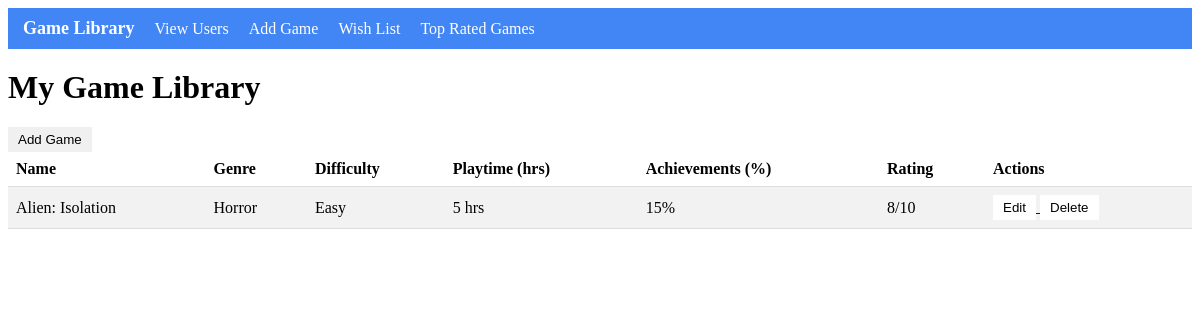
The page / on the database its author committed.
### tables this page shows
CREATE TABLE UserGame (
       UGID INTEGER PRIMARY KEY AUTOINCREMENT,
       UG_GameID INTEGER,
       Difficulty STRING,
       Playtime INTEGER,
       Achievements TEXT,
       Rating INTEGER,
       Date_Added DATE,
       FOREIGN KEY (UG_GameID) REFERENCES Game (GameID)
   );

CREATE TABLE Game (
       GameID INTEGER PRIMARY KEY AUTOINCREMENT,
       Game_Name TEXT,
       Game_Genre TEXT,  
       Game_Developer TEXT,
       Game_Release_Date TEXT,
       Game_Platform TEXT,
       Game_Price REAL
   );

### run.py (the view)
@app.route('/')
def home():
   conn = sqlite3.connect('CS4750Project.db')
   c = conn.cursor()
   c.execute("""
       SELECT
           UserGame.UGID,
           Game.Game_Name,
           Game.Game_Genre,
           UserGame.Difficulty,
           UserGame.Playtime,
           UserGame.Achievements,
           UserGame.Rating
       FROM UserGame
       JOIN Game ON UserGame.UG_GameID = Game.GameID
       ORDER BY UserGame.Date_Added DESC
   """)
   games = c.fetchall()
   conn.close()
   return render_template('landingPage.html', games=games)

### templates/landingPage.html (shortened to what this page needs)
<!DOCTYPE html>
<html>
<head>
</head>
<body>
    {% include 'navbar.html' %}
    <h1>My Game Library</h1>
    <a href="{{ url_for('add_game') }}">
        <button class="new-game-button">Add Game</button>
    </a>
    <table>
        <tr>
            <th>Name</th>
            <th>Genre</th>
            <th>Difficulty</th>
            <th>Playtime (hrs)</th>
            <th>Achievements (%)</th>
            <th>Rating</th>
            <th>Actions</th>
        </tr>
        {% for game in games %}
        <tr>
            <td>{{ game[1] }}</td>
            <td>{{ game[2] }}</td>
            <td>{{ game[3] }}</td>
            <td>{{ game[4] }} hrs</td>
            <td>{{ game[5] }}%</td>
            <td>{{ game[6] }}/10</td>
            <td>
                <a href="{{ url_for('edit_game', game_id=game[0]) }}">
                    <button class="edit-button">Edit</button>
                </a>
                <a href="{{ url_for('confirm_delete', game_id=game[0]) }}">
                    <button class="confirm-delete-button">Delete</button>
                </a>
            </td>
        </tr>
        {% endfor %}
    </table>
</body>
</html>

### templates/landingPage.html (style rules this page uses)
.new-game-button { padding: 5px 10px; background-color: #f0f0f0; border: none; cursor: pointer; }
.edit-button, .confirm-delete-button, .details-button { padding: 5px 10px; background-color: white; border: none; cursor: pointer; }
table { border-collapse: collapse; width: 100%; }
th, td { text-align: left; padding: 8px; border-bottom: 1px solid #ddd; }
tr:nth-child(even) { background-color: #f2f2f2; }
h1 { margin-top: 20px; }

### rows shown on the page
UserGame: Game_Name "Alien: Isolation", Game_Genre "Horror", Difficulty "Easy", Playtime "5", Achievements "15", Rating "8"
